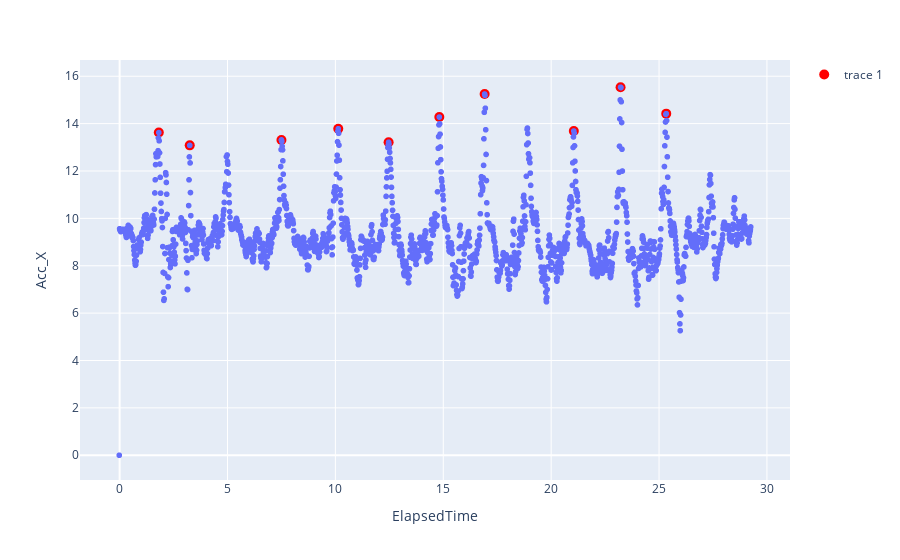

Notebook code for this chart:
### Code cell
#plot peaks
fig = px.scatter(df,x='ElapsedTime',y='Acc_X')
fig.add_trace(go.Scatter(x=df['ElapsedTime'][indices_picos], y=picos, mode='markers', marker=dict(color='red', size=10)))
fig.show()

### Figure 1 — Plotly figure (JSON) as saved in the notebook; plotly's stock layout.template omitted (floating-point values rounded to 4 significant figures; data arrays with more than 128 entries replaced by an {"elided": "..."} marker saying what was removed)
{"data": [{"hovertemplate": "ElapsedTime=%{x}<br>Acc_X=%{y}<extra></extra>", "legendgroup": "", "marker": {"color": "#636efa", "symbol": "circle"}, "mode": "markers", "name": "", "showlegend": false, "type": "scattergl", "x": {"elided": "1757 float values"}, "xaxis": "x", "y": {"elided": "1757 float values"}, "yaxis": "y"}, {"marker": {"color": "red", "size": 10}, "mode": "markers", "type": "scatter", "x": [3.25, 12.47, 7.5, 1.817, 21.05, 10.13, 14.82, 25.33, 16.92, 23.22], "y": [13.08, 13.21, 13.31, 13.62, 13.69, 13.78, 14.28, 14.42, 15.25, 15.54]}], "layout": {"legend": {"tracegroupgap": 0}, "margin": {"t": 60}, "xaxis": {"anchor": "y", "domain": [0, 1], "title": {"text": "ElapsedTime"}}, "yaxis": {"anchor": "x", "domain": [0, 1], "title": {"text": "Acc_X"}}}}
